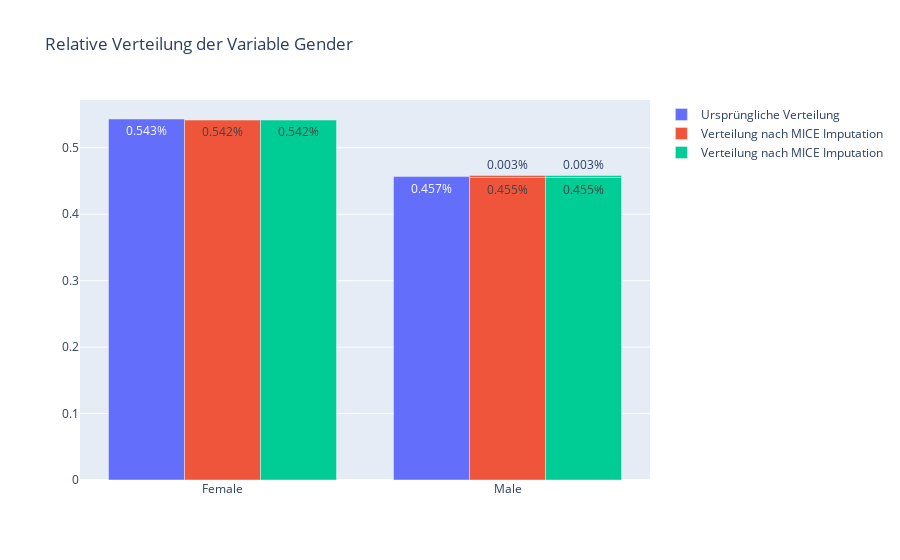

The notebook cell this image was saved under:
### Markdown cell above
## Imputationverfahren für die Variable Gender

### Code cell
fig = make_subplots(rows=1)

fig.add_trace(go.Bar(name="Ursprüngliche Verteilung",x = X_train_df['gender'].replace({0: 'Female', 1: 'Male'}), y = X_train_df['gender'].value_counts(normalize=True),
                                    text = X_train_df['gender'].value_counts(normalize=True).apply(lambda x: '{0:1.3f}%'.format(x))
                        ))

fig.add_trace(go.Bar(name="Verteilung nach MICE Imputation", x = X_train_df_mice['gender'].replace({0: 'Female', 1: 'Male'}), y = X_train_df_mice['gender'].value_counts(normalize=True),
                                    text = X_train_df_mice['gender'].value_counts(normalize=True).apply(lambda x: '{0:1.3f}%'.format(x))
                        ))

fig.add_trace(go.Bar(name="Verteilung nach MICE Imputation", x = X_train_df_knn['gender'].replace({0: 'Female', 1: 'Male'}), y = X_train_df_knn['gender'].value_counts(normalize=True),
                                    text = X_train_df_knn['gender'].value_counts(normalize=True).apply(lambda x: '{0:1.3f}%'.format(x))
                        ))


fig.update_layout(title_text="Relative Verteilung der Variable Gender")

fig.show()

### Figure 1 — Plotly figure (JSON) as saved in the notebook; plotly's stock layout.template omitted (floating-point values rounded to 4 significant figures; data arrays with more than 128 entries replaced by an {"elided": "..."} marker saying what was removed)
{"data": [{"name": "Ursprüngliche Verteilung", "text": ["0.543%", "0.457%"], "type": "bar", "x": {"elided": "3042 str values"}, "y": [0.5434, 0.4566]}, {"name": "Verteilung nach MICE Imputation", "text": ["0.542%", "0.455%", "0.003%"], "type": "bar", "x": {"elided": "3042 mixed values"}, "y": [0.5417, 0.4553, 0.002959]}, {"name": "Verteilung nach MICE Imputation", "text": ["0.542%", "0.455%", "0.003%"], "type": "bar", "x": {"elided": "3042 mixed values"}, "y": [0.5417, 0.4553, 0.002959]}], "layout": {"title": {"text": "Relative Verteilung der Variable Gender"}, "xaxis": {"anchor": "y", "domain": [0, 1]}, "yaxis": {"anchor": "x", "domain": [0, 1]}}}
